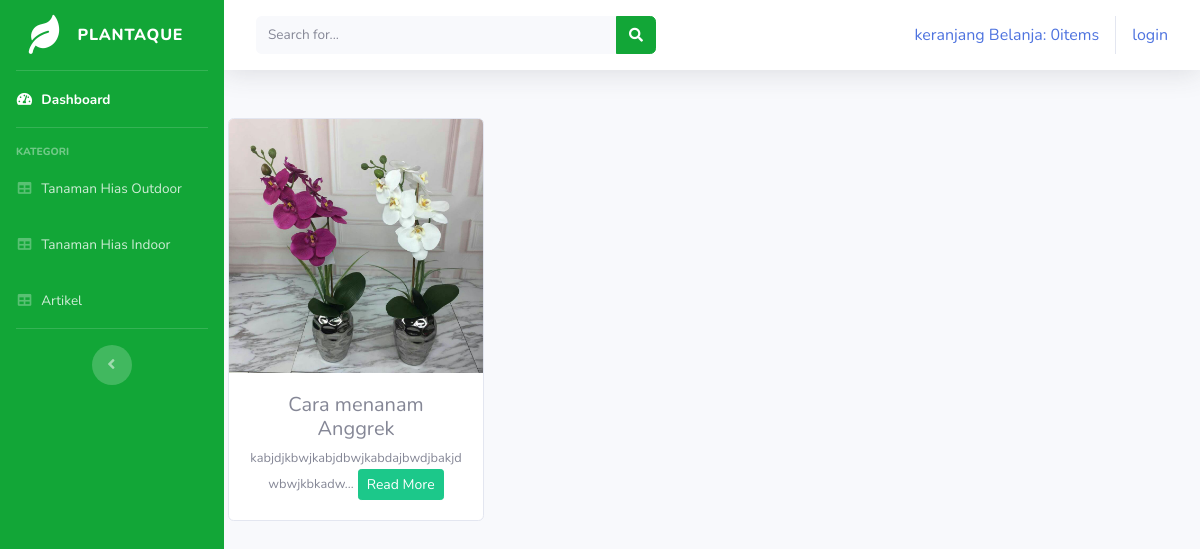
The app's page /index.php/blogspot with its own data.
### tables this page shows
CREATE TABLE `tb_blogspot` (
  `id_deskripsi` int(11) NOT NULL,
  `nama_deskripsi` varchar(100) NOT NULL,
  `deskripsi` text NOT NULL,
  `gambar` text NOT NULL,
  `video_url` varchar(200) NOT NULL
);

### application/controllers/blogspot.php (called while the page is built, shortened)
<?php
    class blogspot extends CI_Controller{
        public function index()
        {
        $data['blogspot'] = $this->model_blogspot->tampil_data()->result();
        $this->load->view('templates/header');
        $this->load->view('templates/sidebar');
        $this->load->view('blogspot', $data);
        $this->load->view('templates/footer');
        }
    }
?>

### index.php (called while the page is built, shortened)
<?php
require_once BASEPATH.'core/CodeIgniter.php';

### application/models/model_blogspot.php (called while the page is built, shortened)
<?php
class Model_blogspot extends CI_model{
    public function tampil_data()
    {
        return $this->db->get('tb_blogspot');
    }
}
?>

### application/views/blogspot.php (the view, shortened to what this page needs)
  <div class="row text-center">
    <?php foreach ($blogspot as $blog) : ?>
    <div class="card ml-3 mt-4" style="width: 16rem;">
      <img src="<?php echo base_url().'/uploads/'.$blog->gambar ?>" class="card-img-top" alt="...">
      <div class="card-body">
        <h5 class="card-title mb-1"><?php echo $blog->nama_deskripsi ?></h5>
        <small><?php echo substr($blog->deskripsi, 0, 120)  ?>...</small>
        <?php echo anchor('blogspot/detail_blogspot/'.$blog->id_deskripsi,
        '<div class="btn btn-sm btn-success">Read More</div>') ?>
        </div>
    </div>
    <?php endforeach; ?>
  </div>
</div>

### records on screen
tb_blogspot: gambar (picture), nama_deskripsi "Cara menanam Anggrek", deskripsi "kabjdjkbwjkabjdbwjkabdajbwdjbakjdwbwjkbkadw", id_deskripsi "Read More"

### other values on screen
anchor('dashboard/detail_keranjang', $keranjang) "keranjang Belanja: 0items"
anchor('auth/login', 'login') "login"
